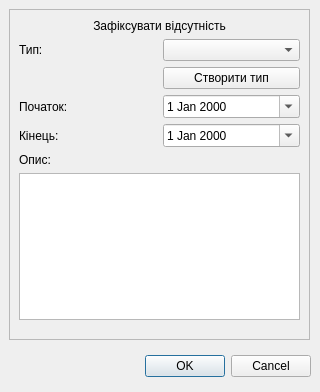
<?xml version="1.0" encoding="UTF-8"?>
<ui version="4.0">
 <class>Dialog_addStaffAbsence</class>
 <widget class="QDialog" name="Dialog_addStaffAbsence">
  <property name="geometry">
   <rect>
    <x>0</x>
    <y>0</y>
    <width>320</width>
    <height>392</height>
   </rect>
  </property>
  <property name="windowTitle">
   <string>Зафіксувати відсутність</string>
  </property>
  <property name="modal">
   <bool>true</bool>
  </property>
  <widget class="QDialogButtonBox" name="buttonBox">
   <property name="geometry">
    <rect>
     <x>10</x>
     <y>350</y>
     <width>301</width>
     <height>32</height>
    </rect>
   </property>
   <property name="orientation">
    <enum>Qt::Horizontal</enum>
   </property>
   <property name="standardButtons">
    <set>QDialogButtonBox::Cancel|QDialogButtonBox::Ok</set>
   </property>
  </widget>
  <widget class="QFrame" name="frame">
   <property name="geometry">
    <rect>
     <x>9</x>
     <y>9</y>
     <width>301</width>
     <height>331</height>
    </rect>
   </property>
   <property name="frameShape">
    <enum>QFrame::StyledPanel</enum>
   </property>
   <property name="frameShadow">
    <enum>QFrame::Raised</enum>
   </property>
   <widget class="QWidget" name="verticalLayoutWidget">
    <property name="geometry">
     <rect>
      <x>10</x>
      <y>10</y>
      <width>281</width>
      <height>301</height>
     </rect>
    </property>
    <layout class="QVBoxLayout" name="verticalLayout">
     <item>
      <widget class="QLabel" name="label">
       <property name="sizePolicy">
        <sizepolicy hsizetype="Preferred" vsizetype="Fixed">
         <horstretch>0</horstretch>
         <verstretch>0</verstretch>
        </sizepolicy>
       </property>
       <property name="text">
        <string>Зафіксувати відсутність</string>
       </property>
       <property name="alignment">
        <set>Qt::AlignCenter</set>
       </property>
      </widget>
     </item>
     <item>
      <layout class="QGridLayout" name="gridLayout">
       <item row="0" column="0">
        <widget class="QLabel" name="label_2">
         <property name="text">
          <string>Тип:</string>
         </property>
        </widget>
       </item>
       <item row="0" column="1">
        <widget class="QComboBox" name="selectAbsType">
         <property name="cursor">
          <cursorShape>PointingHandCursor</cursorShape>
         </property>
        </widget>
       </item>
       <item row="3" column="0">
        <widget class="QLabel" name="label_4">
         <property name="text">
          <string>Кінець:</string>
         </property>
        </widget>
       </item>
       <item row="2" column="0">
        <widget class="QLabel" name="label_3">
         <property name="text">
          <string>Початок:</string>
         </property>
        </widget>
       </item>
       <item row="2" column="1">
        <widget class="QDateEdit" name="absStart">
         <property name="cursor">
          <cursorShape>PointingHandCursor</cursorShape>
         </property>
         <property name="calendarPopup">
          <bool>true</bool>
         </property>
        </widget>
       </item>
       <item row="3" column="1">
        <widget class="QDateEdit" name="absEnd">
         <property name="cursor">
          <cursorShape>PointingHandCursor</cursorShape>
         </property>
         <property name="calendarPopup">
          <bool>true</bool>
         </property>
        </widget>
       </item>
       <item row="1" column="1">
        <widget class="QPushButton" name="createAbsType">
         <property name="cursor">
          <cursorShape>PointingHandCursor</cursorShape>
         </property>
         <property name="text">
          <string>Створити тип</string>
         </property>
        </widget>
       </item>
      </layout>
     </item>
     <item>
      <widget class="QLabel" name="label_5">
       <property name="text">
        <string>Опис:</string>
       </property>
      </widget>
     </item>
     <item>
      <widget class="QTextEdit" name="absDescription"/>
     </item>
    </layout>
   </widget>
  </widget>
 </widget>
 <resources/>
 <connections>
  <connection>
   <sender>buttonBox</sender>
   <signal>accepted()</signal>
   <receiver>Dialog_addStaffAbsence</receiver>
   <slot>accept()</slot>
   <hints>
    <hint type="sourcelabel">
     <x>248</x>
     <y>254</y>
    </hint>
    <hint type="destinationlabel">
     <x>157</x>
     <y>274</y>
    </hint>
   </hints>
  </connection>
  <connection>
   <sender>buttonBox</sender>
   <signal>rejected()</signal>
   <receiver>Dialog_addStaffAbsence</receiver>
   <slot>reject()</slot>
   <hints>
    <hint type="sourcelabel">
     <x>316</x>
     <y>260</y>
    </hint>
    <hint type="destinationlabel">
     <x>286</x>
     <y>274</y>
    </hint>
   </hints>
  </connection>
 </connections>
</ui>
